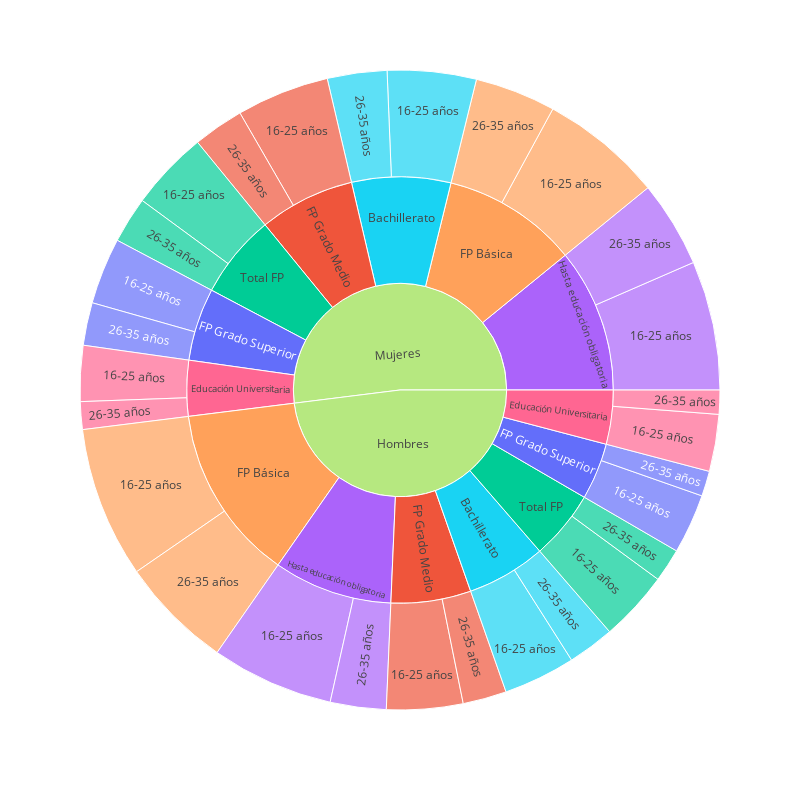

Notebook cell for this chart:
### Code cell
df = pd.read_excel('C:\\Users\\guill\\Desktop\\paro_juvenil.xlsx')
fig = px.sunburst(df, path=['Sexo', 'Nivel_educativo', 'Edad'], values='Tasa_paro', color='Nivel_educativo', width=800, height=800)
fig.show()

### Figure 1 — Plotly figure (JSON) as saved in the notebook; plotly's stock layout.template omitted (floating-point values rounded to 4 significant figures)
{"data": [{"branchvalues": "total", "customdata": [["FP Grado Superior"], ["FP Grado Superior"], ["FP Grado Medio"], ["FP Grado Medio"], ["Total FP"], ["Hasta educación obligatoria"], ["Hasta educación obligatoria"], ["Total FP"], ["FP Básica"], ["FP Básica"], ["FP Grado Medio"], ["FP Grado Medio"], ["FP Grado Superior"], ["FP Grado Superior"], ["Hasta educación obligatoria"], ["Hasta educación obligatoria"], ["Total FP"], ["Bachillerato"], ["Bachillerato"], ["Total FP"], ["Educación Universitaria"], ["FP Básica"], ["FP Básica"], ["Educación Universitaria"], ["Educación Universitaria"], ["Educación Universitaria"], ["Bachillerato"], ["Bachillerato"], ["Bachillerato"], ["Bachillerato"], ["Educación Universitaria"], ["Educación Universitaria"], ["FP Básica"], ["FP Básica"], ["FP Grado Medio"], ["FP Grado Medio"], ["FP Grado Superior"], ["FP Grado Superior"], ["Hasta educación obligatoria"], ["Hasta educación obligatoria"], ["Total FP"], ["Total FP"], ["(?)"], ["(?)"]], "domain": {"x": [0, 1], "y": [0, 1]}, "hovertemplate": "labels=%{label}<br>Tasa_paro=%{value}<br>parent=%{parent}<br>id=%{id}<br>Nivel_educativo=%{customdata[0]}<extra></extra>", "ids": ["Mujeres/FP Grado Superior/26-35 años", "Hombres/FP Grado Superior/26-35 años", "Mujeres/FP Grado Medio/26-35 años", "Hombres/FP Grado Medio/26-35 años", "Mujeres/Total FP/26-35 años", "Mujeres/Hasta educación obligatoria/26-35 años", "Hombres/Hasta educación obligatoria/26-35 años", "Hombres/Total FP/26-35 años", "Hombres/FP Básica/16-25 años", "Mujeres/FP Básica/16-25 años", "Hombres/FP Grado Medio/16-25 años", "Mujeres/FP Grado Medio/16-25 años", "Hombres/FP Grado Superior/16-25 años", "Mujeres/FP Grado Superior/16-25 años", "Hombres/Hasta educación obligatoria/16-25 años", "Mujeres/Hasta educación obligatoria/16-25 años", "Mujeres/Total FP/16-25 años", "Mujeres/Bachillerato/26-35 años", "Hombres/Bachillerato/26-35 años", "Hombres/Total FP/16-25 años", "Mujeres/Educación Universitaria/26-35 años", "Hombres/FP Básica/26-35 años", "Mujeres/FP Básica/26-35 años", "Hombres/Educación Universitaria/26-35 años", "Mujeres/Educación Universitaria/16-25 años", "Hombres/Educación Universitaria/16-25 años", "Mujeres/Bachillerato/16-25 años", "Hombres/Bachillerato/16-25 años", "Hombres/Bachillerato", "Mujeres/Bachillerato", "Hombres/Educación Universitaria", "Mujeres/Educación Universitaria", "Hombres/FP Básica", "Mujeres/FP Básica", "Hombres/FP Grado Medio", "Mujeres/FP Grado Medio", "Hombres/FP Grado Superior", "Mujeres/FP Grado Superior", "Hombres/Hasta educación obligatoria", "Mujeres/Hasta educación obligatoria", "Hombres/Total FP", "Mujeres/Total FP", "Hombres", "Mujeres"], "labels": ["26-35 años", "26-35 años", "26-35 años", "26-35 años", "26-35 años", "26-35 años", "26-35 años", "26-35 años", "16-25 años", "16-25 años", "16-25 años", "16-25 años", "16-25 años", "16-25 años", "16-25 años", "16-25 años", "16-25 años", "26-35 años", "26-35 años", "16-25 años", "26-35 años", "26-35 años", "26-35 años", "26-35 años", "16-25 años", "16-25 años", "16-25 años", "16-25 años", "Bachillerato", "Bachillerato", "Educación Universitaria", "Educación Universitaria", "FP Básica", "FP Básica", "FP Grado Medio", "FP Grado Medio", "FP Grado Superior", "FP Grado Superior", "Hasta educación obligatoria", "Hasta educación obligatoria", "Total FP", "Total FP", "Hombres", "Mujeres"], "marker": {"colors": ["#636efa", "#636efa", "#EF553B", "#EF553B", "#00cc96", "#ab63fa", "#ab63fa", "#00cc96", "#FFA15A", "#FFA15A", "#EF553B", "#EF553B", "#636efa", "#636efa", "#ab63fa", "#ab63fa", "#00cc96", "#19d3f3", "#19d3f3", "#00cc96", "#FF6692", "#FFA15A", "#FFA15A", "#FF6692", "#FF6692", "#FF6692", "#19d3f3", "#19d3f3", "#19d3f3", "#19d3f3", "#FF6692", "#FF6692", "#FFA15A", "#FFA15A", "#EF553B", "#EF553B", "#636efa", "#636efa", "#ab63fa", "#ab63fa", "#00cc96", "#00cc96", "#B6E880", "#B6E880"]}, "name": "", "parents": ["Mujeres/FP Grado Superior", "Hombres/FP Grado Superior", "Mujeres/FP Grado Medio", "Hombres/FP Grado Medio", "Mujeres/Total FP", "Mujeres/Hasta educación obligatoria", "Hombres/Hasta educación obligatoria", "Hombres/Total FP", "Hombres/FP Básica", "Mujeres/FP Básica", "Hombres/FP Grado Medio", "Mujeres/FP Grado Medio", "Hombres/FP Grado Superior", "Mujeres/FP Grado Superior", "Hombres/Hasta educación obligatoria", "Mujeres/Hasta educación obligatoria", "Mujeres/Total FP", "Mujeres/Bachillerato", "Hombres/Bachillerato", "Hombres/Total FP", "Mujeres/Educación Universitaria", "Hombres/FP Básica", "Mujeres/FP Básica", "Hombres/Educación Universitaria", "Mujeres/Educación Universitaria", "Hombres/Educación Universitaria", "Mujeres/Bachillerato", "Hombres/Bachillerato", "Hombres", "Mujeres", "Hombres", "Mujeres", "Hombres", "Mujeres", "Hombres", "Mujeres", "Hombres", "Mujeres", "Hombres", "Mujeres", "Hombres", "Mujeres", "", ""], "type": "sunburst", "values": [12.99, 7.66, 15.44, 13.28, 14.06, 26.25, 16.98, 10.16, 45.9, 37.18, 23.16, 28.18, 18.16, 20.17, 37.17, 39.25, 24.1, 18.1, 14.21, 21.37, 8.41, 34.31, 24.58, 7.31, 16.94, 17.31, 26.98, 21.85, 36.06, 45.08, 24.62, 25.35, 80.21, 61.76, 36.44, 43.62, 25.82, 33.16, 54.15, 65.5, 31.53, 38.16, 288.8, 312.6]}], "layout": {"height": 800, "legend": {"tracegroupgap": 0}, "margin": {"t": 60}, "width": 800}}
